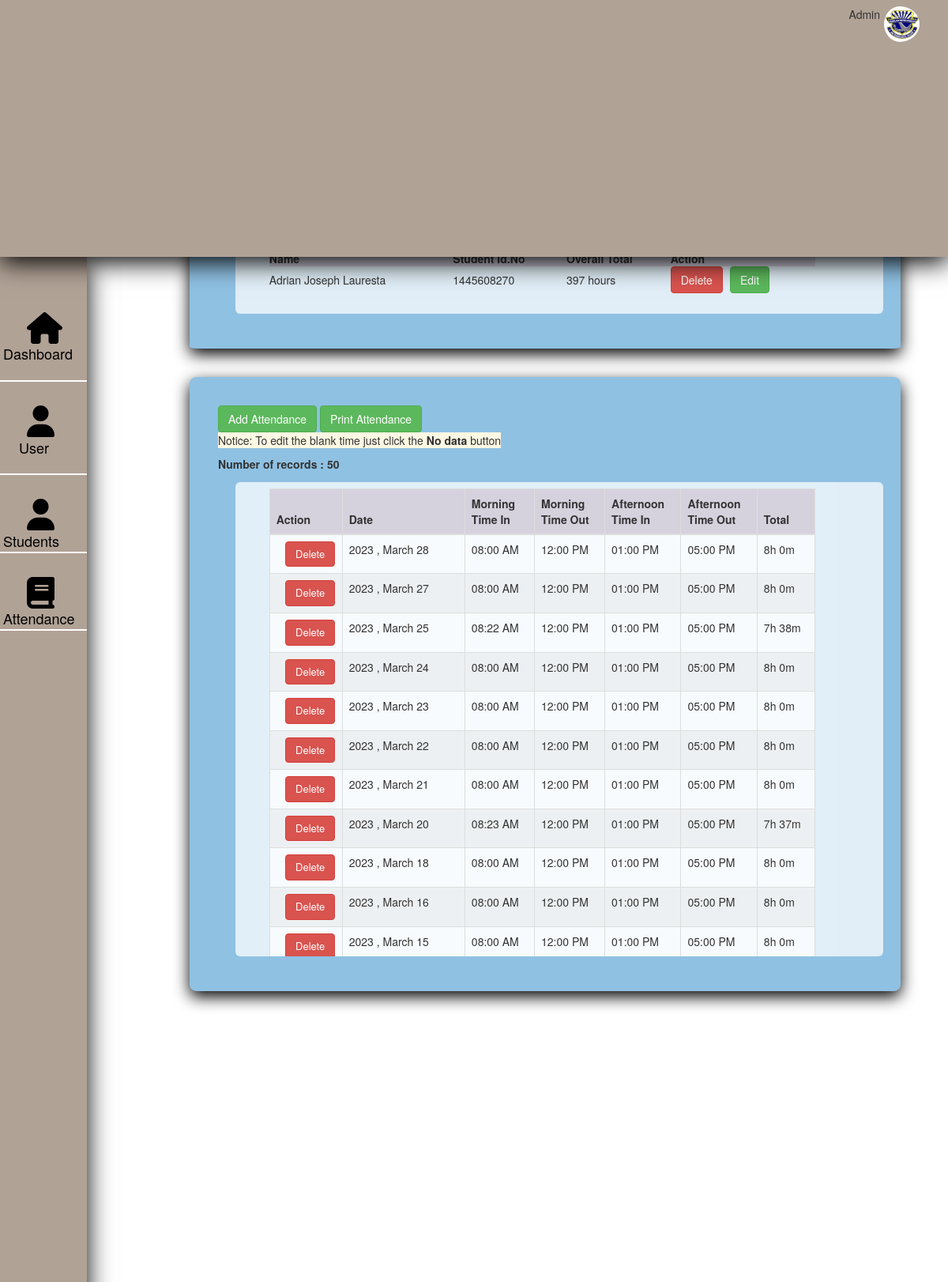
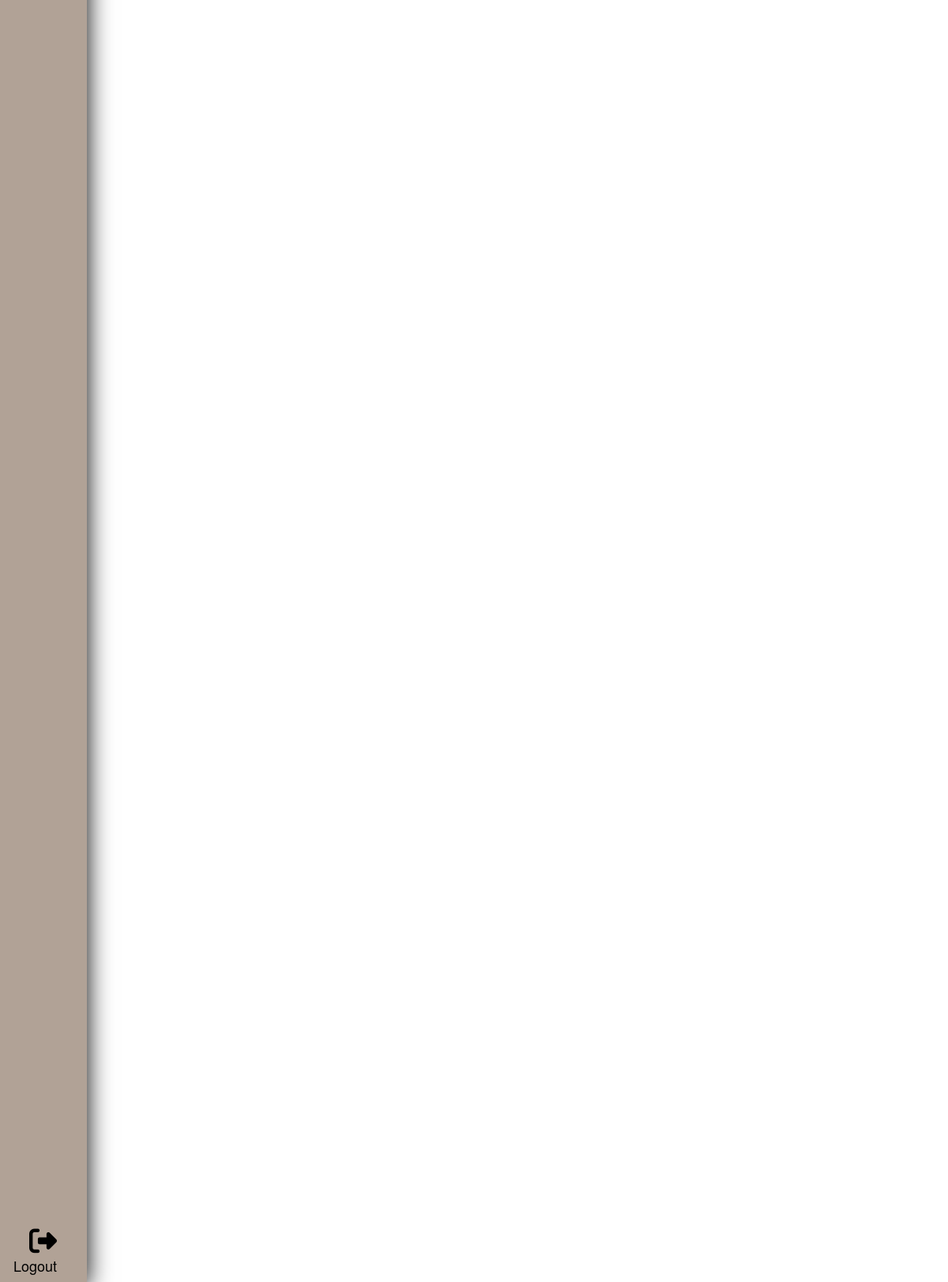
Screenshot of /admin/view-students.php?studentID=1445608270 (signed in) with the database file from the repository (2 pictures, top to bottom).
### tables this page shows
CREATE TABLE `account` (
  `account_ID` int(11) NOT NULL,
  `student_id` bigint(20) NOT NULL,
  `number_on_id` int(11) NOT NULL,
  `name` varchar(255) NOT NULL,
  `time_added` date NOT NULL
);

CREATE TABLE `attendance` (
  `id` int(11) NOT NULL,
  `std_id` int(11) NOT NULL,
  `morning_in` time DEFAULT NULL,
  `morning_out` time DEFAULT NULL,
  `afternoon_in` time DEFAULT NULL,
  `afternoon_out` time DEFAULT NULL,
  `date` varchar(25) NOT NULL
);

### admin/view-students.php (the view, shortened to what this page needs)
<?php
$con = con();
$id = $_GET['studentID'];
$sql = "SELECT * FROM account where student_id = '$id'  ";
$students = $con->query($sql) or die($con->error);
$row = $students->fetch_assoc();
$sql2 = " SELECT id,std_id,DATE_FORMAT(date, '%Y , %M %d ') as date,
TIME_FORMAT(morning_in, '%h:%i %p') as morning_in,
TIME_FORMAT(morning_out, '%h:%i %p') as morning_out,
TIME_FORMAT(afternoon_in, '%h:%i %p') as  afternoon_in,
TIME_FORMAT(afternoon_out, '%h:%i %p') as  afternoon_out
FROM attendance WHERE  std_id = '$id' ORDER BY STR_TO_DATE(date, '%Y-%m-%d') DESC ";
$students2 = $con->query($sql2) or die($con->error);
$row2 = $students2->fetch_assoc();
$sql5 = "SELECT COUNT(date) as date_num
FROM attendance Where std_id = '$id' ";
$students5 = $con->query($sql5) or die($con->error);
$row5 = $students5->fetch_assoc();
$sql6 = "SELECT SUM(TIMEDIFF(morning_out,morning_in) + TIMEDIFF(afternoon_out,afternoon_in)) as diff FROM `attendance` WHERE   std_id  = $id ";
$students6 = $con->query($sql6) or die($con->error);
$row6 = $students6->fetch_assoc();
?>
<!DOCTYPE html>
<html lang="en">
<head>
    <link rel="stylesheet" href="../css/view-students.css">
    <link rel="stylesheet" href="../css/table.css">
    <link rel="stylesheet" href="https://maxcdn.bootstrapcdn.com/bootstrap/3.4.1/css/bootstrap.min.css">
    <link rel="stylesheet" href="https://cdnjs.cloudflare.com/ajax/libs/font-awesome/4.7.0/css/font-awesome.min.css">
    <link rel="stylesheet" href="path/to/font-awesome/css/font-awesome.min.css">
</head>
<body>
    <?php if (isset($_SESSION['Userlogin']) && ($_SESSION['Access'] == "administrator")) { ?>
        <div class="top">
            <div class="welcome">
                <p> Admin</p>
                <img src="../pmftci.jpg" alt="">
            </div>
        </div>
        <div class="sidebar">
            <nav>
                <ul>
                    <br><br>
                    <li class="active"><a href="home.php">&nbsp; &nbsp; &nbsp; <i class="fa fa-home"></i><br> Dashboard</a>
                    </li><br>
                    <div class="line"></div>
                    <li><a href="manage-admin.php">&nbsp; &nbsp; &nbsp; <i class="fa fa-user"></i><br>&nbsp; &nbsp; User</a>
                    </li><br>
                    <div class="line"></div>
                    <li><a href="manage-students.php">&nbsp; &nbsp; &nbsp; <i class="fa fa-user"></i><br>Students</a> </li>
                    <div class="line"></div>
                    <li><a href="../attend.php">&nbsp; &nbsp; &nbsp; <i class="fa fa-book"></i><br>Attendance</a> </li>
                    <div class="line"></div>
                </ul>
            </nav>
            <div class="logout">
                <a href="logout.php">&nbsp; &nbsp; &nbsp;<i class="fa fa-sign-out"></i><br>&nbsp;Logout</a>
            </div>
        </div>
        <div class="header">
            <h1>Student Details</h3>
        </div>
        <main class="main-container1">
            <h5><a href="manage-students.php"><span class="glyphicon glyphicon-arrow-left btn btn-primary" aria-hidden="true"></span> Go Back</a> </h5>
            <section class="table1">
                <table>
                    <thead style="background-color:yellowgreen;">
                        <tr>
                            <th>Name</th>
                            <th>Student Id.no</th>
                            <th>Overall Total</th>
                            <th>Action</th>
                        </tr>
                    </thead>
                    <tbody>
                        <tr>
                            <td><?php echo $row['name']; ?></td>
                            <td><?php echo $row['student_id']; ?></td>
                            <td><?php echo round($row6['diff'] / 10000) . " " . "hours"; ?></td>
                            <td><button class="btn btn-success" onclick="document.location='update-student.php?studentID=<?php echo $row['student_id']; ?>'">Edit</button>
                                <form action="../process/delete-student.php" method="POST" style="float:left;margin-right:5%;">
                                    <button type="submit" name="delete" class="btn btn-danger" onclick="return checkDelete()">Delete</button>
                                </form>
                            </td>
                        </tr>
                    </tbody>
                </table>
            </section>
        </main>
        <main class="main-container2">
            <button class="btn btn-success" onclick="document.location='add-attendance.php?studentID=<?php echo $row['student_id']; ?>'">Add
                Attendance</button>
            <button class="btn btn-success" onclick="printPage('print_attendance/print.php?studentID=<?php echo $row['student_id']; ?>')">Print Attendance</button>
            <p><span class="p-3 mb-2 bg-warning ">Notice: To edit the blank time just click the
                    <strong>No data
                    </strong> button</span></p>
            <label for="">Number of records : <?php echo $row5['date_num']; ?></label>
            <section class="table2">
                <table class="table table-bordered">
                    <thead style="background-color:yellowgreen;">
                        <tr>
                            <th>Action</th>
                            <th>Date</th>
                            <th>Morning <br>Time In</th>
                            <th>Morning <br>Time Out</th>
                            <th>Afternoon <br> Time In</th>
                            <th>Afternoon <br> Time Out</th>
                            <th>Total</th>
                        </tr>
                    </thead>
                    <?php
                    do {
                        $morning_in = strtotime($row2['morning_in']);
                        $morning_out = strtotime($row2['morning_out']);
                        $totaltime1 = $morning_out - $morning_in;
                        $hours = floor($totaltime1 / 3600);
                        $minutes = floor(($totaltime1 % 3600) / 60);
                        $afternoon_in = strtotime($row2['afternoon_in']);
                        $afternoon_out = strtotime($row2['afternoon_out']);
                        $totaltime2 = $afternoon_out - $afternoon_in;
                        $hours2 = floor($totaltime2 / 3600);
                        $minutes2 = floor(($totaltime2 % 3600) / 60);
                        $totalhour = $hours + $hours2;
                        $totalminutes = $minutes + $minutes2;
                    ?>
                        <?php if ($row2 == 0) { ?>
                            <tr>
                                <td><em style="font-weight: 300;">Null</em></td>
                                <td><em style="font-weight: 300;">Null</em></td>
                                <td><em style="font-weight: 300;">Null</em></td>
                                <td><em style="font-weight: 300;">Null</em></td>
                                <td><em style="font-weight: 300;">Null</em></td>
                                <td><em style="font-weight: 300;">Null</em></td>
                                <td><em style="font-weight: 300;">Null</em></td>
                            </tr>
                        <?php } else { ?>
                            <tr>
                                <?php if ($row2['date'] == NULL) { ?>
                                    <td></td>
                                <?php } else { ?>
                                    <td>
                                        <form action="../process/delete-today_attendance.php?studentID=<?php echo $row['student_id'] ?>" method="POST" style="float:left;margin-left:15%;">
                                            <button type="submit" name="delete" class="btn btn-danger" style="font-size:small" onclick="return checkDelete()">Delete</button>
                                        </form>
                                    </td>
                                <?php } ?>
                                <?php if ($row2['date'] == NULL) { ?>
                                    <td></td>
                                <?php } else { ?>
                                    <td><?php echo $row2['date']; ?></td>
                                <?php } ?>
                                <?php if ($row2['morning_in'] == "12:00 AM" ||  $row2['morning_in'] == NULL) { ?>
                                    <td>
                                        <a href="update-attendance/morning_in.php?studentID=<?php echo $row2['id']; ?>" class="btn btn-primary">No data</a>
                                    </td>
                                <?php } else { ?>
                                    <td><span ondblclick=" window.location.href = 'update-attendance/morning_in.php?studentID=<?php echo $row2['id']; ?>' "><?php echo  $row2['morning_in']; ?></span>
                                    </td>
                                <?php } ?>
                                <?php if ($row2['morning_out'] == "12:00 AM" || $row2['morning_out'] == NULL) { ?>
                                    <td>
                                        <a href="update-attendance/morning_out.php?studentID=<?php echo $row2['id']; ?>" class="btn btn-primary">No data</a>
                                    </td>
                                <?php } else { ?>
                                    <td><span ondblclick=" window.location.href = 'update-attendance/morning_out.php?studentID=<?php echo $row2['id']; ?>' "><?php echo  $row2['morning_out']; ?></span>
                                    </td>
                                <?php } ?>
                                <?php if ($row2['afternoon_in'] == "12:00 AM" || $row2['afternoon_in'] == NULL) { ?>
                                    <td>
                                        <a href="update-attendance/afternoon_in.php?studentID=<?php echo $row2['id']; ?>" class="btn btn-primary">No data</a>
                                    </td>
                                <?php } else { ?>
                                    <td><span ondblclick=" window.location.href = 'update-attendance/afternoon_in.php?studentID=<?php echo $row2['id']; ?>' "><?php echo  $row2['afternoon_in']; ?></span>
                                    </td>
                                <?php } ?>
                                <?php if ($row2['afternoon_out'] == "12:00 AM" || $row2['afternoon_out'] == NULL || $row2['afternoon_out'] == $row2['afternoon_in']) { ?>
                                    <td>
                                        <a href="update-attendance/afternoon_out.php?studentID=<?php echo $row2['id']; ?>" class="btn btn-primary">No data</a>
                                    </td>
                                <?php } else { ?>
                                    <td><span ondblclick=" window.location.href = 'update-attendance/afternoon_out.php?studentID=<?php echo $row2['id']; ?>' "><?php echo  $row2['afternoon_out']; ?></span>
                                    </td>
                                <?php } ?>
                                <?php if (($row2['morning_out'] == 0  && $row2['morning_out'] == 0) && ($row2['afternoon_in'] == 0  && $row2['afternoon_out'] == 0)) { ?>
                                    <td></td>
                                <?php } elseif (($row2['morning_out'] > 0 && $row2['morning_out'] > 0) && ($row2['afternoon_in'] == NULL || $row2['afternoon_out'] == NULL)) { ?>
                                    <td><?php printf(" %dh %dm", $hours, $minutes); ?></td>
                                <?php } elseif (($row2['morning_out'] == NULL && $row2['morning_out'] == NULL) && ($row2['afternoon_in'] > 0 && $row2['afternoon_out'] > 0)) { ?>
                                    <td><?php printf(" %dh %dm", $hours2, $minutes2); ?></td>
                                <?php } else { ?>
                                    <td><?php printf(" %dh %dm", $totalhour, $totalminutes); ?></td>
                                <?php } ?>
                            </tr>
                        <?php } ?>
                    <?php } while ($row2 = $students2->fetch_assoc()); ?>
                </table>
            </section>
        </main>
    <?php } else {
        header("Location: login.php?Login First");
    } ?>
    <button onclick="printPage()">Print Page</button>
</body>
</body>
</html>

### css/view-students.css (style rules this page uses)
body { background: ""; }
.top { position : fixed; top : 0; left : 0; right : 0; box-shadow: 0 7px 30px #000; height : 10%; background: #b1a296; z-index : 2; }
.top .welcome { display : flex; float : right; margin-right: 3%; margin-top : 8px; }
.top .welcome img { border-radius: 50%; width : 50px; height : auto; align-items : center; padding-left : 5px; }
.sidebar { position : fixed; box-shadow : 0 7px 30px#000; left : -36px; top : 10%; bottom : 0; background : #b1a296; }
.sidebar .line { margin-left: -100%; border : 1px solid white; }
.sidebar ul li { display: block; margin-right: 15px; }
.sidebar ul li a { text-decoration: none; font-size : 18px; color : black; }
.sidebar ul li i { font-size : 40px; padding-top: 30px; }
.sidebar .logout { position : absolute; margin-left : 33%; bottom : 0; margin-bottom: 5%; }
.sidebar .logout a { font-size : 18px; text-decoration: none; color : black; }
.sidebar .logout i { font-size: 35px; }
.header { margin-left : 20%; margin-top : 7%; margin-right: 2%; height : 30px; }
.main-container1 { margin-left : 20%; box-shadow : 0 7px 20px#000; margin-top : 3%; margin-right : 10%; height : auto; border-radius: 1%; right : 0; left : 0; flex-wrap : wrap; background : #8fc1e3; z-index : 1; padding-left: 3%; padding-top: 3%; padding-bottom: 3%; }
.main-container1 .table1 { padding-left : 5%; padding-right : 10%; padding-bottom: 3%; width : 95%; max-height : calc(89% - 1.6rem); background-color: #fffb; margin : .8rem auto; border-radius: .6rem; overflow: auto; overflow: overlay; }
.main-container2 { margin-left : 20%; margin-top :3%; margin-right : 10%; height : auto; border-radius: 1%; right : 0; left : 0; flex-wrap : wrap; z-index : 1; background : #8fc1e3; box-shadow : 0 7px 20px#000; padding-left: 3%; padding-top: 3%; padding-bottom: 3%; }
.main-container2 .table2 { padding-left : 5%; padding-right : 10%; width : 95%; max-height : calc(89% - 1.6rem); background-color: #fffb; margin : .8rem auto; border-radius: .6rem; overflow: auto; overflow: overlay; }
.table { padding-left : 5%; padding-right : 10%; width : 95%; max-height : calc(89% - 1.6rem); background-color: #fffb; margin : .8rem auto; border-radius: .6rem; overflow: auto; overflow: overlay; }
@media only screen and (min-width: 769px) and (max-width: 1200px) { .header { margin-top : 10%; margin-left: 17%; } }
@media only screen and (min-width: 769px) and (max-width: 1200px) { .main-container2 { margin-left : 20%; margin-right: 17%; } }
@media only screen and (min-width: 769px) and (max-width: 1200px) { .main-container1 { margin-right: 5%; } }
@media only screen and (min-width: 769px) and (max-width: 1200px) { .main-container2 { margin-right: 5%; } }
@media only screen and (min-width: 769px) and (max-width: 1200px) { .table2 { height: 600px; } }

### css/table.css (style rules this page uses)
.table { width: 95%; max-height: calc(89% - 1.6rem); background-color: #fffb; margin: .8rem auto; border-radius: .6rem; overflow: auto; overflow: overlay; }
table { width: 100%; }
table, th, td { border-collapse: collapse; padding: 1rem; text-align: left; }
thead th { position: sticky; top: 0; left: 0; background-color: #d5d1defe; cursor: pointer; text-transform: capitalize; }
tbody tr:nth-child(even) { background-color: #0000000b; }
tbody tr { --delay: .1s; transition: .5s ease-in-out var(--delay), background-color 0s; }
tbody tr td, tbody tr td p, tbody tr td img { transition: .2s ease-in-out; }

### rows the page displays
account: name "Adrian Joseph Lauresta", student "1445608270"
attendance: date "2023 , March 28", morning_in "08:00 AM", morning_out "12:00 PM", afternoon_in "01:00 PM", afternoon_out "05:00 PM", totalhour "8", totalminutes "0"
attendance: date "2023 , March 27", morning_in "08:00 AM", morning_out "12:00 PM", afternoon_in "01:00 PM", afternoon_out "05:00 PM", totalhour "8", totalminutes "0"
attendance: date "2023 , March 25", morning_in "08:22 AM", morning_out "12:00 PM", afternoon_in "01:00 PM", afternoon_out "05:00 PM", totalhour "7", totalminutes "38"
attendance: date "2023 , March 24", morning_in "08:00 AM", morning_out "12:00 PM", afternoon_in "01:00 PM", afternoon_out "05:00 PM", totalhour "8", totalminutes "0"
attendance: date "2023 , March 23", morning_in "08:00 AM", morning_out "12:00 PM", afternoon_in "01:00 PM", afternoon_out "05:00 PM", totalhour "8", totalminutes "0"
attendance: date "2023 , March 22", morning_in "08:00 AM", morning_out "12:00 PM", afternoon_in "01:00 PM", afternoon_out "05:00 PM", totalhour "8", totalminutes "0"
attendance: date "2023 , March 21", morning_in "08:00 AM", morning_out "12:00 PM", afternoon_in "01:00 PM", afternoon_out "05:00 PM", totalhour "8", totalminutes "0"
attendance: date "2023 , March 20", morning_in "08:23 AM", morning_out "12:00 PM", afternoon_in "01:00 PM", afternoon_out "05:00 PM", totalhour "7", totalminutes "37"
attendance: date "2023 , March 18", morning_in "08:00 AM", morning_out "12:00 PM", afternoon_in "01:00 PM", afternoon_out "05:00 PM", totalhour "8", totalminutes "0"
attendance: date "2023 , March 16", morning_in "08:00 AM", morning_out "12:00 PM", afternoon_in "01:00 PM", afternoon_out "05:00 PM", totalhour "8", totalminutes "0"
attendance: date "2023 , March 15", morning_in "08:00 AM", morning_out "12:00 PM", afternoon_in "01:00 PM", afternoon_out "05:00 PM", totalhour "8", totalminutes "0"

### other values shown
$row6['diff'] / 10000 "397"
$row5['date_num'] "50"
